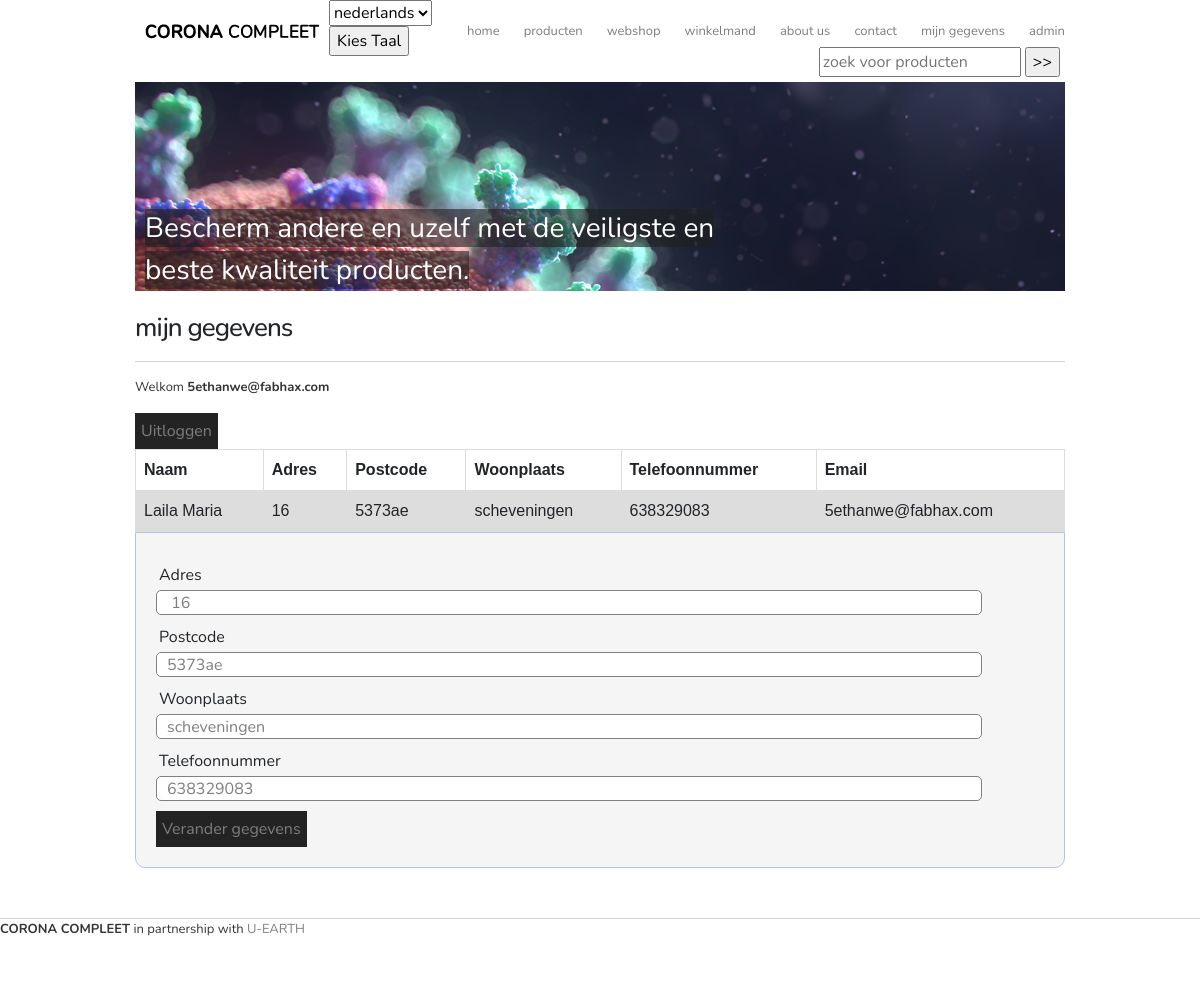
/pagina/gegevensAanpassen.php (signed in), run on the app's committed database.
### tables this page shows
CREATE TABLE `klanten` (
  `email` VARCHAR(30) NOT NULL,
  `naam` VARCHAR(50),
  `adres` VARCHAR(50),
  `postcode` CHAR(6),
  `woonplaats`VARCHAR(50),
  `telefoonnummer`INT(10),
  `wachtwoord` VARCHAR(20),
  PRIMARY KEY (`email`)  
);

### models/functions.php (called while the page is built, shortened)
<?php
function ExecuteQuery($conn, $query, $params = array()) {
  $stmt = $conn->prepare($query);
  $stmt->execute($params);
return $stmt;
}
function FetchQuery($conn, $query, $params = array()) {
    return ExecuteQuery($conn, $query, $params)->fetchAll(PDO::FETCH_ASSOC);
}
?>

### pagina/gegevensAanpassen.php (the view, shortened to what this page needs)
<?php
include('../models/server.php');
include('../models/config.php');
?>
<?php
require_once 'header.php';
include('../models/functions.php');
?>
<link rel="stylesheet" href="../css/style.css">
	<link rel="stylesheet" href="css/style.css">
<div class="header">
<br>
<h2>mijn gegevens</h2>
</div>
    <?php if (isset($_SESSION['email'])):?>
    <p>Welkom <strong><?php echo $_SESSION['email']; ?></strong></p>
    <div class="input-group">
    <a href="../models/logout.php"class="button">Uitloggen</a>
    </div>
    <?php endif ?>
<table>
<tr>
<th>Naam</th>
<th>Adres</th>
<th>Postcode</th>
<th>Woonplaats</th>
<th>Telefoonnummer</th>
<th>Email</th>
</tr>
<?php
$result = FetchQuery($conn, "SELECT naam, adres, postcode, woonplaats, telefoonnummer, email FROM klanten WHERE email= '$_SESSION[email]'");
foreach ($result as $row) {
		echo "<tr>
		<td>" . $row['naam'] . "</td>
		<td>" . $row['adres'] . "</td>
		<td>" . $row['postcode'] . "</td>
        <td>" . $row['woonplaats'] . "</td>
        <td>" . $row['telefoonnummer'] . "</td>
        <td>" . $row['email'] . "</td>";
    }
?>
</table>
    <div class="aanpassen">
        <form method="post" action="register.php">
            <div class="invoer">
            <label>Adres</label>
                <input class="invoer3" type="text" name="adres2" value="<?php echo $row['adres']; ?>">
            </div>
            <div class="invoer">
            <label>Postcode</label>
                <input class="invoer3" pattern="[1-9][0-9]{3}\s?[a-zA-Z]{2}" name="postcode2" value="<?php echo $row['postcode']; ?>">
            </div>
            <div class="invoer">
            <label>Woonplaats</label>
                <input class="invoer3" type="text" name="woonplaats2" value="<?php echo $row['woonplaats']; ?>">
            </div>
            <div class="invoer">
            <label>Telefoonnummer</label>
                <input class="invoer3" type="tel"  minlength="10" maxlength="11" name="telefoonnummer2" value="<?php echo $row['telefoonnummer']; ?>">
            </div>
            <div class="">
                <button type="submit" name="verander3" class="button">Verander gegevens</button>
            </div></div>
        </form></div>
<div>
<footer class="borderfooter">
<p><strong>CORONA COMPLEET</strong> in partnership with <a href="https://www.u-earth.eu/">U-EARTH</a></p>
</footer>
</div>
</body>
</html>

### css/style.css (style rules this page uses)
body { font-family: 'Nunito', sans-serif; overflow-y:scroll; }
p { font-size: 33px; line-height: initial; color: #353535; }
h1, h2, h3 { letter-spacing: -1px; }
h2, h3 { font-size: 56px; text-transform: lowercase; border-bottom: 1px solid #d1d1d1; padding-bottom: 20px; margin-bottom: 15px; line-height: 1em; }
a { color: #7e7e7e; text-decoration: none; }
.button { background-color: #242324; padding: 6px; color: #7e7e7e; }
.borderfooter { border-top: 1px solid #d1d1d1; padding-bottom: 20px; margin-top: 50px; margin-bottom: 15px; line-height: 1em; }
@media (min-width: 992px) { p { font-size: 13px; line-height: 20px; } }
@media (min-width: 992px) { h2, h3 { font-size: 26px; text-transform: lowercase; } }
button.button { border:none; }
* { box-sizing: border-box; }
table { font-family: arial, sans-serif; border-collapse: collapse; width: 100%; }
td, th { border: 1px solid #dddddd; text-align: left; padding: 8px; }
tr:nth-child(even) { background-color: #dddddd; }
.aanpassen { width: 100%; margin: 0px auto; padding: 20px; border: 1px solid #B0C4DE; background: whitesmoke; border-radius: 0px 0px 10px 10px; }
.invoer { margin: 10px 0px 10px 0px }
.invoer label { display: block; text-align: left; margin: 3px; }
.invoer input { height: 25px; width: 93%; padding: 5px 10px; font-size: 16px; border-radius: 5px; border: 1px solid gray; }
.invoer3 { font-size: small; color: #7e7e7e; }

### data on the page
klanten: naam "Laila Maria", adres "16", postcode "5373ae", woonplaats "scheveningen", telefoonnummer "638329083", email "5ethanwe@fabhax.com", adres2 "16", postcode2 "5373ae", woonplaats2 "scheveningen", telefoonnummer2 "638329083"

### other printed values
$_SESSION['email'] "5ethanwe@fabhax.com"
form field taalkeuze "nederlands"
